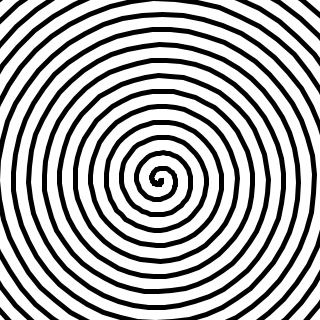
Frame 1 (no input)
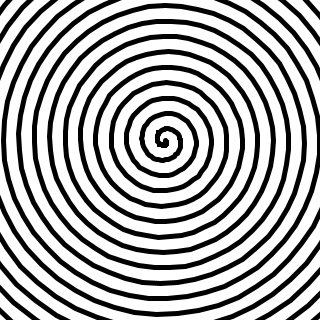
Frame 60 (the mouse pressed at the canvas centre just before this capture)
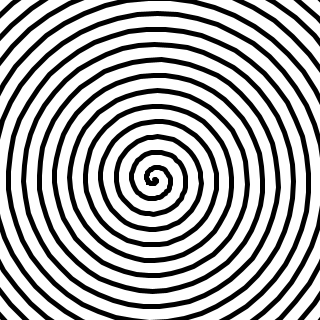
Frame 120 (the mouse held since frame 60 and released just before this capture)

The Processing sketch that drew these frames (run headless with seeded random() and noise(); from frame 60 on, the mouse is pressed at the canvas centre):

// Processing sketch: processing_15351
// ── processing_15351.pde

// 毎回計算するのがもったいないのでグローバル化してsetupで設定
Coordinate2D[] transCoords;
Coordinate2D[] spiralVertices;

void setup() {
  size(320, 320);
  strokeWeight(5);
  fill(255);
  stroke(0);
  smooth();
  setupTransCoords();
  setupSpiralVertices();
}

void setupTransCoords() {
  int angle = 15;
  int step = 360 / angle;
  transCoords = new Coordinate2D[step];
  for(int i = 0; i < transCoords.length; i++) {
    float rad = radians(angle * i);
    transCoords[i] = new Coordinate2D(sin(rad) * 20, cos(rad) * 20);
  }
}

void setupSpiralVertices() {
  float centerX = width / 2;
  float centerY = height / 2;
  ArrayList<Coordinate2D> vertices = new ArrayList<Coordinate2D>();
  vertices.add(new Coordinate2D(centerX, centerY));

  float maxR = max(width, height);
  int deg = 0;
  for(float r = 0.0; r < maxR; r += 0.3) {
    float rad = radians(deg);
    vertices.add(new Coordinate2D(centerX + cos(rad) * r, centerY + sin(rad) * r));
    deg += 7;
  }

  spiralVertices = vertices.toArray(new Coordinate2D[vertices.size()]);
}

int transIndex = 0;
void draw() {
  translate(transCoords[transIndex].getX(), transCoords[transIndex].getY());
  transIndex++;
  if(transIndex >= transCoords.length) {
    transIndex = 0;
  }

  beginShape();
  background(255);
  for(int i = 0; i < spiralVertices.length; i++) {
    vertex(spiralVertices[i].getX(), spiralVertices[i].getY());
  }
  endShape();
}

class Coordinate2D {
  private float _x;
  private float _y;
  public Coordinate2D(float x, float y) {
    _x = x;
    _y = y;
  }
  public float getX() {
    return _x;
  }
  public float getY() {
    return _y;
  }
}
